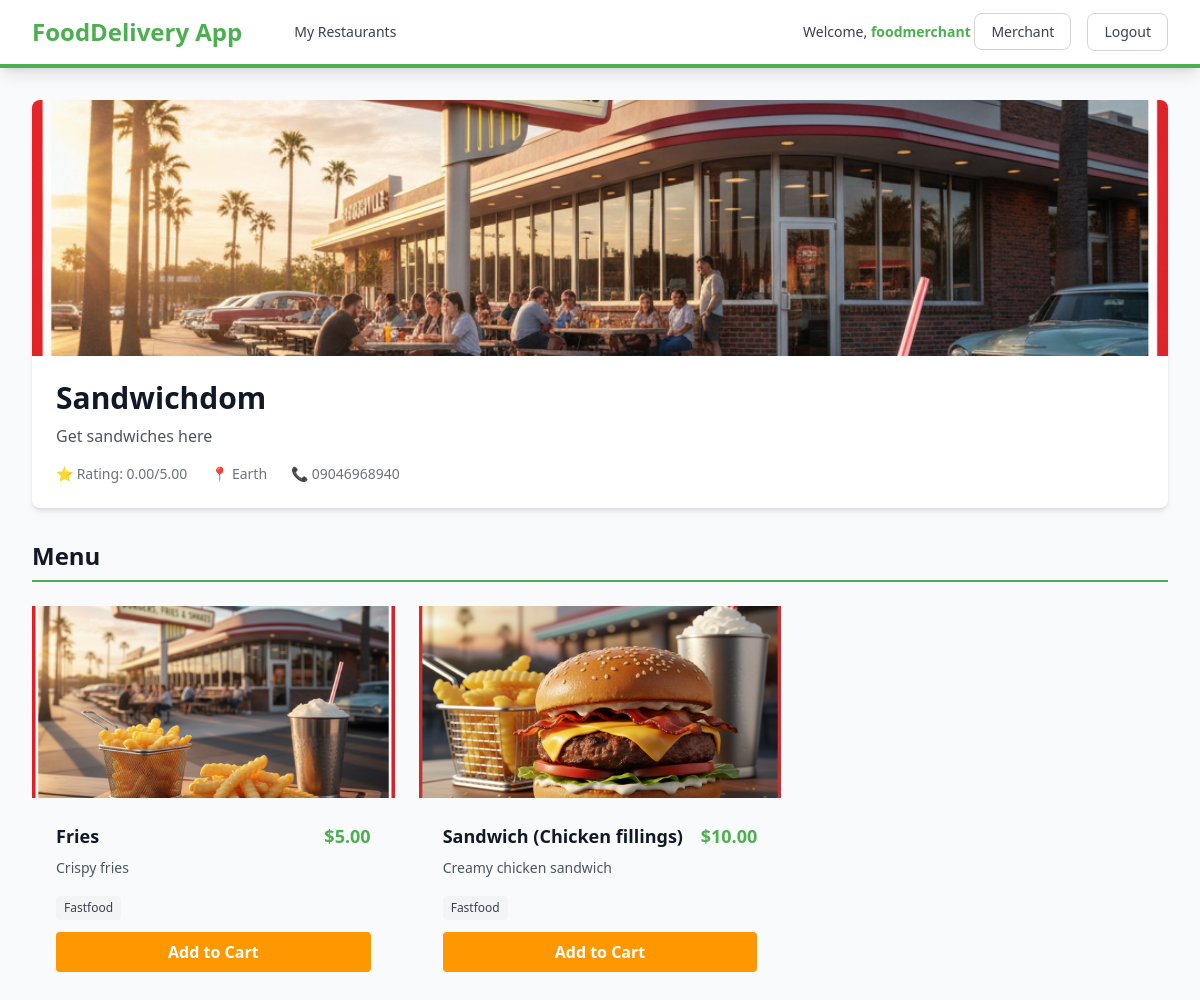
Screenshot of /dashboard/restaurant/8/ (signed in) with the database file from the repository.
### users/models.py (models this page shows, shortened)
class User(AbstractUser):
    ROLE_CHOICES = [
        ('customer', 'Customer'),
        ('driver', 'Driver'),
        ('merchant', 'Merchant'),
        ('admin', 'Admin'),
    ]
    role = models.CharField(max_length=20, choices=ROLE_CHOICES, default='customer')
    phone_number = models.CharField(max_length=15, blank=True, null=True)
    address = models.TextField(blank=True, null=True)
    is_verified = models.BooleanField(default=False)
    created_at = models.DateTimeField(auto_now_add=True)
    updated_at = models.DateTimeField(auto_now=True)
    class Meta:
        db_table = 'users'
        verbose_name = 'User'
        verbose_name_plural = 'Users'

### restaurants/models.py (models this page shows, shortened)
class Restaurant(models.Model):
    merchant = models.ForeignKey(
        settings.AUTH_USER_MODEL,
        on_delete=models.CASCADE,
        limit_choices_to={'role': 'merchant'},
        related_name='restaurants'
    )
    name = models.CharField(max_length=200)
    description = models.TextField()
    address = models.TextField()
    phone_number = models.CharField(max_length=15)
    image = models.ImageField(upload_to='restaurants/', blank=True, null=True)
    is_active = models.BooleanField(default=True)
    rating = models.DecimalField(max_digits=3, decimal_places=2, default=0.00)
    created_at = models.DateTimeField(auto_now_add=True)
    updated_at = models.DateTimeField(auto_now=True)
    class Meta:
        db_table = 'restaurants'
        ordering = ['-created_at']

class MenuItem(models.Model):
    restaurant = models.ForeignKey(
        Restaurant,
        on_delete=models.CASCADE,
        related_name='menu_items'
    )
    name = models.CharField(max_length=200)
    description = models.TextField()
    price = models.DecimalField(max_digits=10, decimal_places=2)
    image = models.ImageField(upload_to='menu_items/', blank=True, null=True)
    is_available = models.BooleanField(default=True)
    is_chefs_special = models.BooleanField(default=False)
    category = models.CharField(max_length=100, blank=True)
    created_at = models.DateTimeField(auto_now_add=True)
    updated_at = models.DateTimeField(auto_now=True)
    class Meta:
        db_table = 'menu_items'
        ordering = ['category', 'name']

### dashboard/views.py (the view)
# urls.py: path('restaurant/<int:pk>/', views.restaurant_detail, name='restaurant_detail'),
@login_required
def restaurant_detail(request, pk):
    restaurant = get_object_or_404(Restaurant, pk=pk)
    menu_items = MenuItem.objects.filter(restaurant=restaurant, is_available=True)
    context = {
        'restaurant': restaurant,
        'menu_items': menu_items,
    }
    return render(request, 'dashboard/restaurant_detail.html', context)

### templates/dashboard/restaurant_detail.html (shortened to what this page needs)
{% extends 'base.html' %}
{% block content %}
<div class="max-w-7xl mx-auto px-4 sm:px-6 lg:px-8 py-8">
    <div class="bg-white rounded-lg shadow-md overflow-hidden mb-8">
        {% if restaurant.image %}
        <img src="{{ restaurant.image.url }}" alt="{{ restaurant.name }}" class="w-full h-64 object-cover">
        {% else %}
        <div class="w-full h-64 bg-gradient-to-br from-leafy-green to-carrot-orange flex items-center justify-center">
            <span class="text-white text-8xl font-bold">{{ restaurant.name|slice:":1" }}</span>
        </div>
        {% endif %}
        <div class="p-6">
            <h1 class="text-3xl font-bold text-gray-900 mb-2">{{ restaurant.name }}</h1>
            <p class="text-gray-600 mb-4">{{ restaurant.description }}</p>
            <div class="flex items-center space-x-6 text-sm text-gray-500">
                <span>⭐ Rating: {{ restaurant.rating }}/5.00</span>
                <span>📍 {{ restaurant.address }}</span>
                <span>📞 {{ restaurant.phone_number }}</span>
            </div>
        </div>
    </div>
    <div>
        <h2 class="text-2xl font-bold text-gray-900 mb-6 border-b-2 border-leafy-green pb-2">Menu</h2>
        <div class="grid grid-cols-1 md:grid-cols-2 lg:grid-cols-3 gap-6">
            {% for item in menu_items %}
            <div class="card" data-menu-item="{{ item.id }}">
                {% if item.image %}
                <img src="{{ item.image.url }}" alt="{{ item.name }}" class="w-full h-48 object-cover">
                {% else %}
                <div class="w-full h-48 bg-gradient-to-br from-carrot-orange-light to-leafy-green-light flex items-center justify-center">
                    <span class="text-white text-6xl">🍔</span>
                </div>
                {% endif %}
                <div class="p-6">
                    <div class="flex justify-between items-start mb-2">
                        <h3 class="text-lg font-bold text-gray-900">{{ item.name }}</h3>
                        <span class="text-lg font-bold text-leafy-green">${{ item.price }}</span>
                    </div>
                    <p class="text-gray-600 text-sm mb-4">{{ item.description }}</p>
                    {% if item.category %}
                    <span class="inline-block bg-gray-100 text-gray-700 text-xs px-2 py-1 rounded mb-3">{{ item.category }}</span>
                    {% endif %}
                    <button onclick="addToCart({{ item.id }}, '{{ item.name }}', {{ item.price }})"
                            class="w-full bg-carrot-orange hover:bg-carrot-orange-dark text-white font-semibold py-2 px-4 rounded transition duration-200">
                        Add to Cart
                    </button>
                </div>
            </div>
            {% empty %}
            <div class="col-span-3 text-center py-12">
                <p class="text-gray-500 text-lg">No menu items available.</p>
            </div>
            {% endfor %}
        </div>
    </div>
</div>
{% endblock %}

### templates/base.html (shortened to what this page needs)
<!DOCTYPE html>
<html lang="en">
<head>
    <script src="https://cdn.tailwindcss.com"></script>
</head>
<body class="bg-gray-50">
    {% if user.is_authenticated %}
    <nav class="bg-white shadow-lg border-b-4 border-leafy-green">
        <div class="max-w-7xl mx-auto px-4 sm:px-6 lg:px-8">
            <div class="flex justify-between h-16">
                <div class="flex items-center">
                    <a href="{% url 'dashboard' %}" class="text-2xl font-bold text-leafy-green">
                        FoodDelivery App
                    </a>
                    <div class="ml-10 flex items-baseline space-x-4">
                        {% if user.role == 'customer' %}
                        <a href="{% url 'customer_dashboard' %}" class="text-gray-700 hover:text-leafy-green px-3 py-2 rounded-md text-sm font-medium">
                            Browse Restaurants
                        </a>
                        {% elif user.role == 'merchant' %}
                        <a href="{% url 'merchant_dashboard' %}" class="text-gray-700 hover:text-leafy-green px-3 py-2 rounded-md text-sm font-medium">
                            My Restaurants
                        </a>
                        {% elif user.role == 'driver' %}
                        <a href="{% url 'driver_dashboard' %}" class="text-gray-700 hover:text-leafy-green px-3 py-2 rounded-md text-sm font-medium">
                            My Deliveries
                        </a>
                        {% endif %}
                    </div>
                </div>
                <div class="flex items-center space-x-4">
                    <span class="text-sm text-gray-700">
                        Welcome, <span class="font-semibold text-leafy-green">{{ user.username }}</span>
                        <span class="border border-gray-300 rounded-lg text-gray-700 hover:bg-gray-50 text-black hover:border-leafy-green px-4 py-2 rounded text-sm font-medium transition duration-200">{{ user.role|capfirst }}</span>
                    </span>
                    <a href="{% url 'logout' %}" class="border border-gray-300 rounded-lg text-gray-700 hover:bg-gray-50 text-black hover:border-leafy-green px-4 py-2 rounded text-sm font-medium transition duration-200">
                        Logout
                    </a>
                </div>
            </div>
        </div>
    </nav>
    {% endif %}
    <main class="min-h-screen">
        {% block content %}{% endblock %}
    </main>
</body>
</html>

### templates/base.html (style rules this page uses)
.card { @apply bg-white rounded-lg shadow-md overflow-hidden; }

### rows the page displays
User: username "foodmerchant", role "Merchant"
Restaurant: image (picture), name "Sandwichdom", description "Get sandwiches here", rating "0.00", address "Earth", phone_number "09046968940"
MenuItem: image (picture), name "Fries", price "5.00", description "Crispy fries", category "Fastfood"
MenuItem: image (picture), name "Sandwich (Chicken fillings)", price "10.00", description "Creamy chicken sandwich", category "Fastfood"
